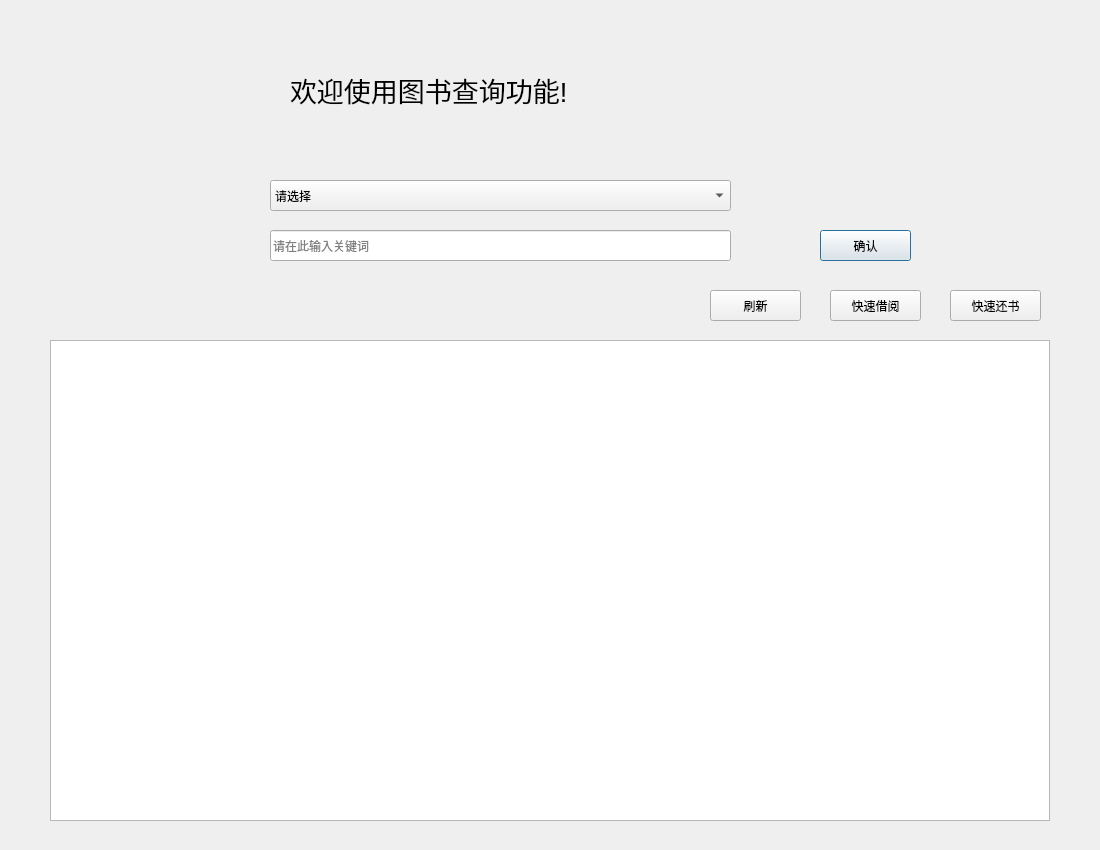
<?xml version="1.0" encoding="UTF-8"?>
<ui version="4.0">
 <class>findbook</class>
 <widget class="QDialog" name="findbook">
  <property name="geometry">
   <rect>
    <x>0</x>
    <y>0</y>
    <width>1100</width>
    <height>850</height>
   </rect>
  </property>
  <property name="windowTitle">
   <string>图书查询</string>
  </property>
  <widget class="QPushButton" name="pushButton">
   <property name="geometry">
    <rect>
     <x>820</x>
     <y>230</y>
     <width>91</width>
     <height>31</height>
    </rect>
   </property>
   <property name="text">
    <string>确认</string>
   </property>
  </widget>
  <widget class="QComboBox" name="comboBox">
   <property name="geometry">
    <rect>
     <x>270</x>
     <y>180</y>
     <width>461</width>
     <height>31</height>
    </rect>
   </property>
   <item>
    <property name="text">
     <string>请选择</string>
    </property>
   </item>
   <item>
    <property name="text">
     <string>查询所有书</string>
    </property>
   </item>
   <item>
    <property name="text">
     <string>按类别查询</string>
    </property>
   </item>
   <item>
    <property name="text">
     <string>按书名查询</string>
    </property>
   </item>
   <item>
    <property name="text">
     <string>按出版社查询</string>
    </property>
   </item>
   <item>
    <property name="text">
     <string>按年份查询</string>
    </property>
   </item>
   <item>
    <property name="text">
     <string>按作者查询</string>
    </property>
   </item>
   <item>
    <property name="text">
     <string>按价格查询</string>
    </property>
   </item>
  </widget>
  <widget class="QLabel" name="label">
   <property name="geometry">
    <rect>
     <x>120</x>
     <y>180</y>
     <width>131</width>
     <height>81</height>
    </rect>
   </property>
   <property name="styleSheet">
    <string notr="true">image: url(expand.jpg)</string>
   </property>
   <property name="text">
    <string/>
   </property>
  </widget>
  <widget class="QLabel" name="label_2">
   <property name="geometry">
    <rect>
     <x>290</x>
     <y>40</y>
     <width>501</width>
     <height>101</height>
    </rect>
   </property>
   <property name="text">
    <string>&lt;html&gt;&lt;head/&gt;&lt;body&gt;&lt;p&gt;&lt;span style=&quot; font-size:20pt;&quot;&gt;欢迎使用图书查询功能!&lt;/span&gt;&lt;/p&gt;&lt;/body&gt;&lt;/html&gt;</string>
   </property>
  </widget>
  <widget class="QTableWidget" name="tableWidget">
   <property name="geometry">
    <rect>
     <x>50</x>
     <y>340</y>
     <width>1000</width>
     <height>481</height>
    </rect>
   </property>
  </widget>
  <widget class="QLineEdit" name="lineEdit">
   <property name="geometry">
    <rect>
     <x>270</x>
     <y>230</y>
     <width>461</width>
     <height>31</height>
    </rect>
   </property>
   <property name="contextMenuPolicy">
    <enum>Qt::NoContextMenu</enum>
   </property>
   <property name="placeholderText">
    <string>请在此输入关键词</string>
   </property>
  </widget>
  <widget class="QPushButton" name="pushButton_2">
   <property name="geometry">
    <rect>
     <x>830</x>
     <y>290</y>
     <width>91</width>
     <height>31</height>
    </rect>
   </property>
   <property name="text">
    <string>快速借阅</string>
   </property>
  </widget>
  <widget class="QPushButton" name="pushButton_3">
   <property name="geometry">
    <rect>
     <x>950</x>
     <y>290</y>
     <width>91</width>
     <height>31</height>
    </rect>
   </property>
   <property name="text">
    <string>快速还书</string>
   </property>
  </widget>
  <widget class="QPushButton" name="pushButton_4">
   <property name="geometry">
    <rect>
     <x>710</x>
     <y>290</y>
     <width>91</width>
     <height>31</height>
    </rect>
   </property>
   <property name="text">
    <string>刷新</string>
   </property>
  </widget>
  <widget class="QLabel" name="label_3">
   <property name="geometry">
    <rect>
     <x>780</x>
     <y>40</y>
     <width>191</width>
     <height>151</height>
    </rect>
   </property>
   <property name="styleSheet">
    <string notr="true">image: url(cat.jpg)</string>
   </property>
   <property name="text">
    <string/>
   </property>
  </widget>
 </widget>
 <resources/>
 <connections/>
</ui>
